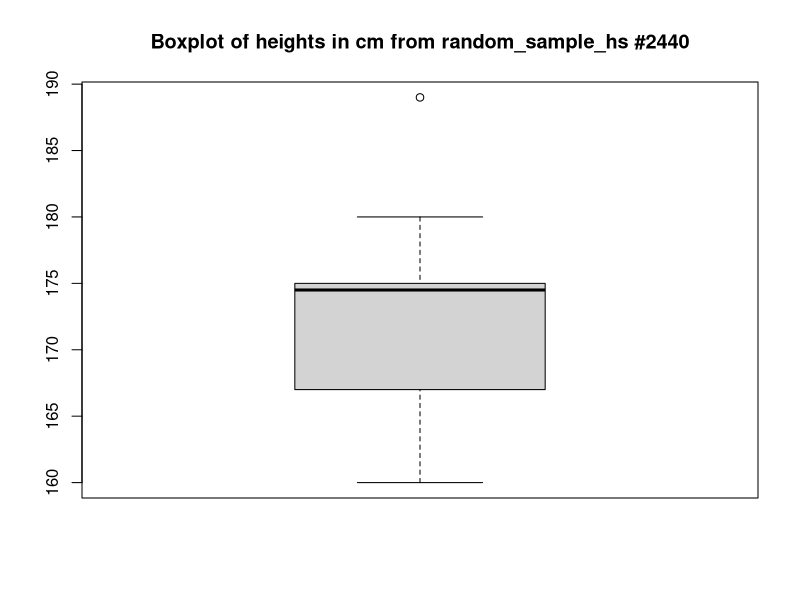
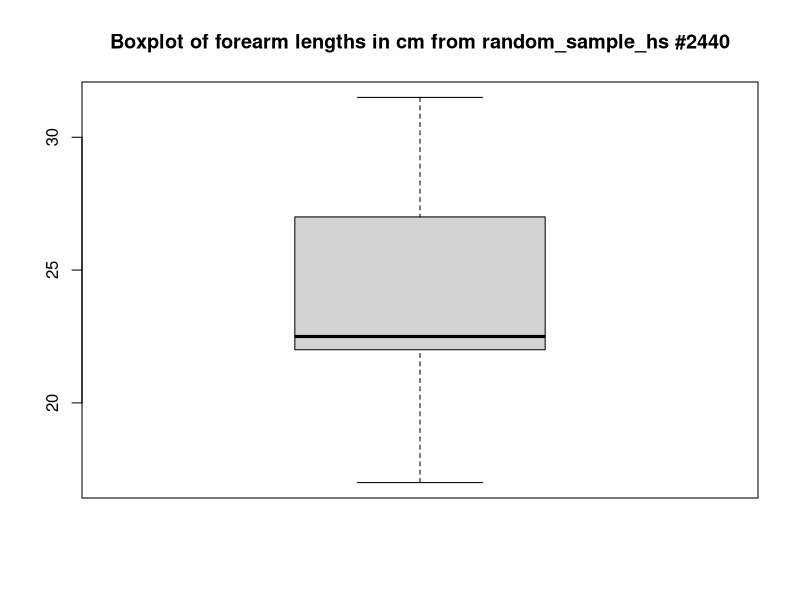
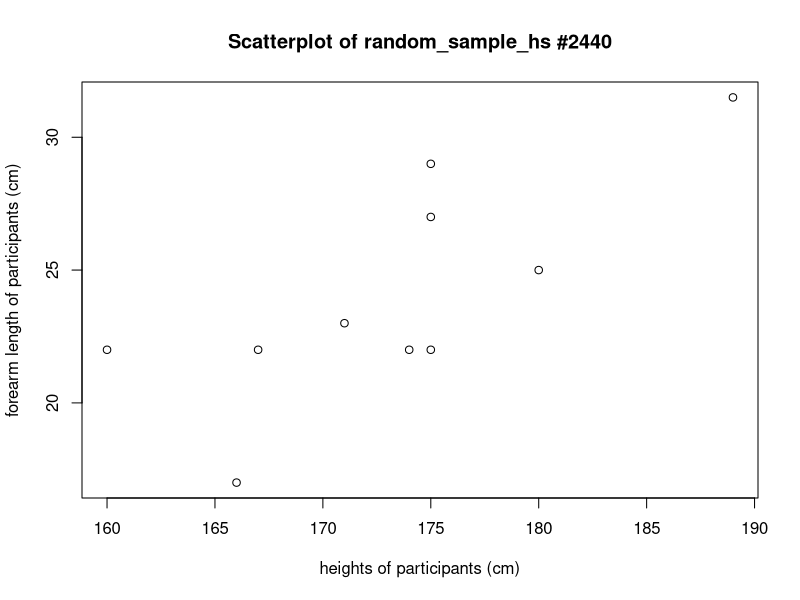
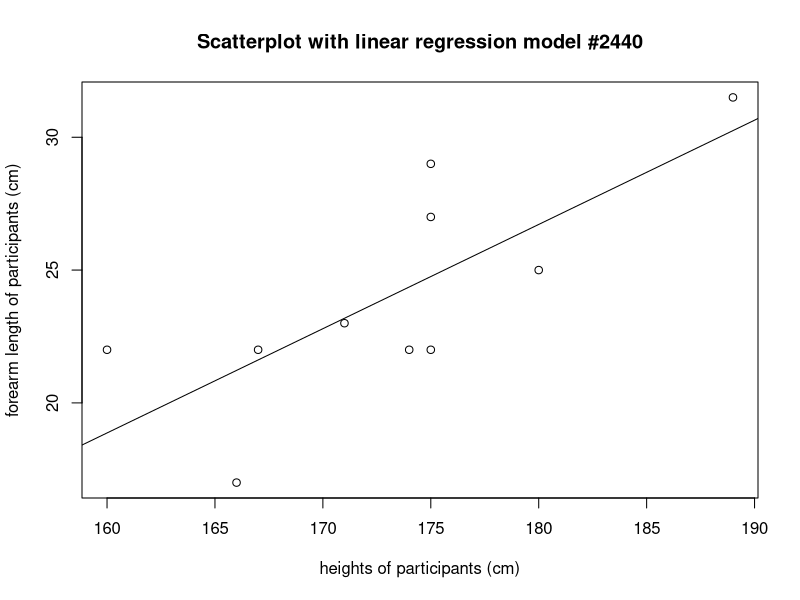

The R script that drew these images, in order:
## ---- chunk 1
set.seed(2440)
sample(346,size=10)
random_sample_hs<- data.frame(height = c(189, 174, 171, 166, 180, 175, 160, 167, 175, 175), forearm = c(31.5, 22, 23, 17, 25, 27, 22, 22, 22, 29))
boxplot(random_sample_hs$height, main="Boxplot of heights in cm from random_sample_hs #2440")
boxplot(random_sample_hs$forearm, main="Boxplot of forearm lengths in cm from random_sample_hs #2440")
plot(random_sample_hs$height, random_sample_hs$forearm, main="Scatterplot of random_sample_hs #2440", xlab="heights of participants (cm)", ylab="forearm length of participants (cm)" )

## ---- chunk 2
lmod=lm(random_sample_hs$forearm~random_sample_hs$height)
summary(lmod)
plot(random_sample_hs$height, random_sample_hs$forearm, main="Scatterplot with linear regression model #2440", xlab="heights of participants (cm)", ylab="forearm length of participants (cm)" )
abline(lmod)
